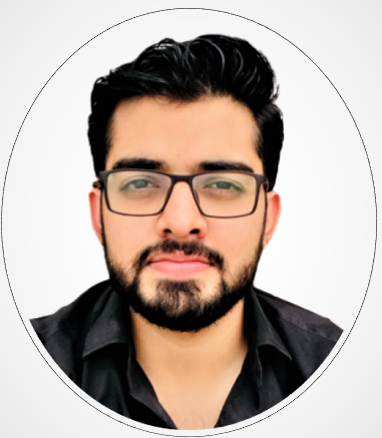
#> input picture data/naveed.jpg, 382 x 438 px
$ jupyter execute 2_How_display_image_using_matplotlib.ipynb
#> lines starting #> are read from the running program, lines starting #| are printed output that depends on the picture
[cell 1]
import cv2
import matplotlib.pyplot as plt

[cell 2]
image = cv2.imread('data/naveed.jpg')
#> image is the input picture: shape (438, 382, 3); mean B, G, R 166.9, 174.8, 188.2
b, g, r = cv2.split(image)
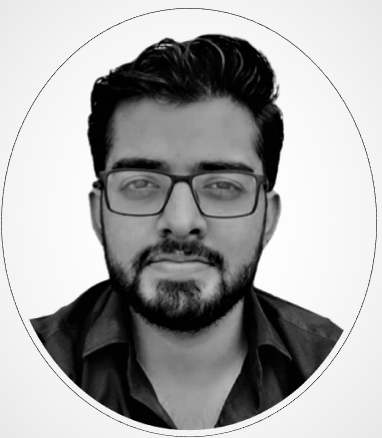
#> b: shape (438, 382); min 0, max 253, mean 166.9
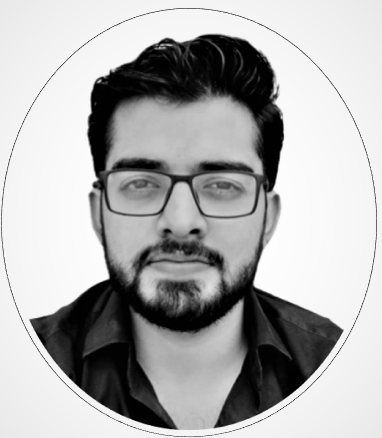
#> g: shape (438, 382); min 0, max 253, mean 174.8
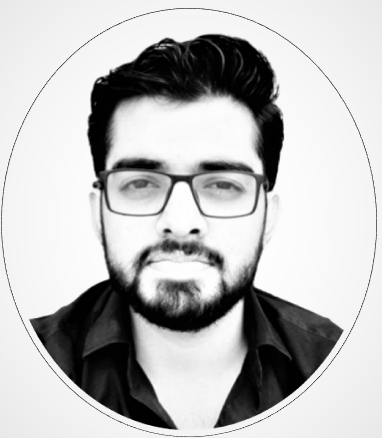
#> r: shape (438, 382); min 0, max 255, mean 188.2
image = cv2.merge([r, g, b])
